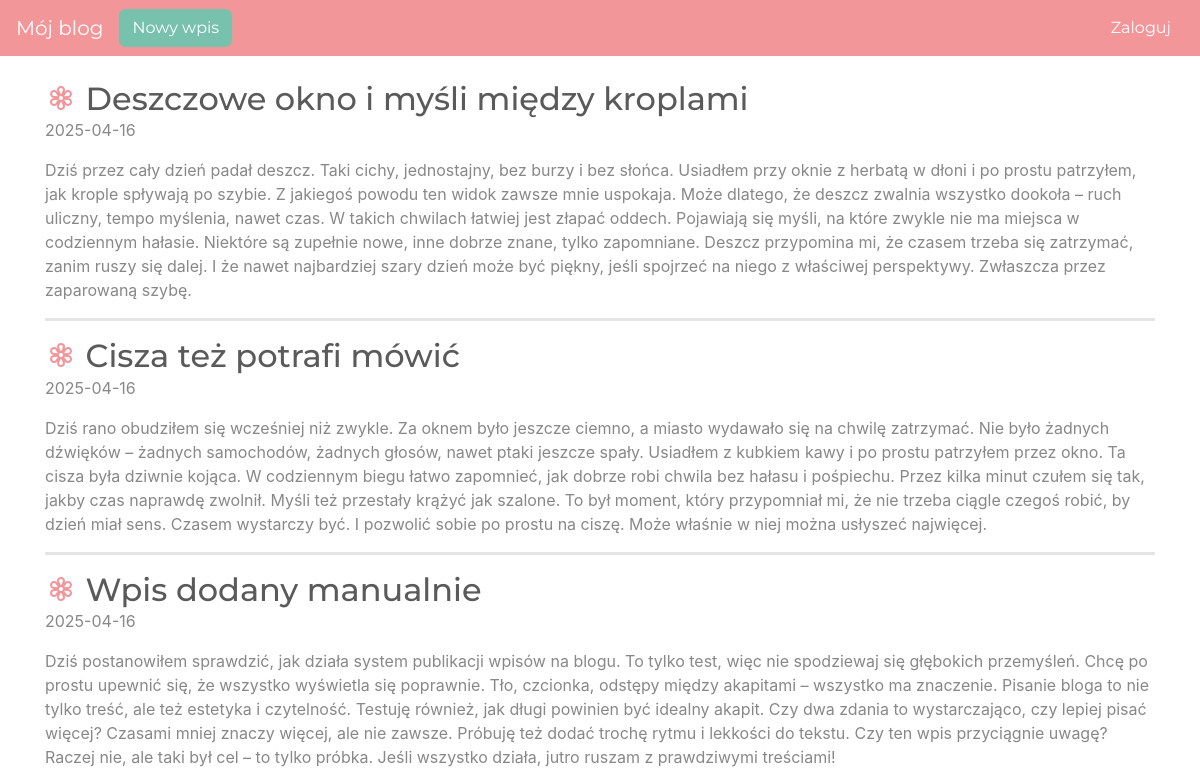
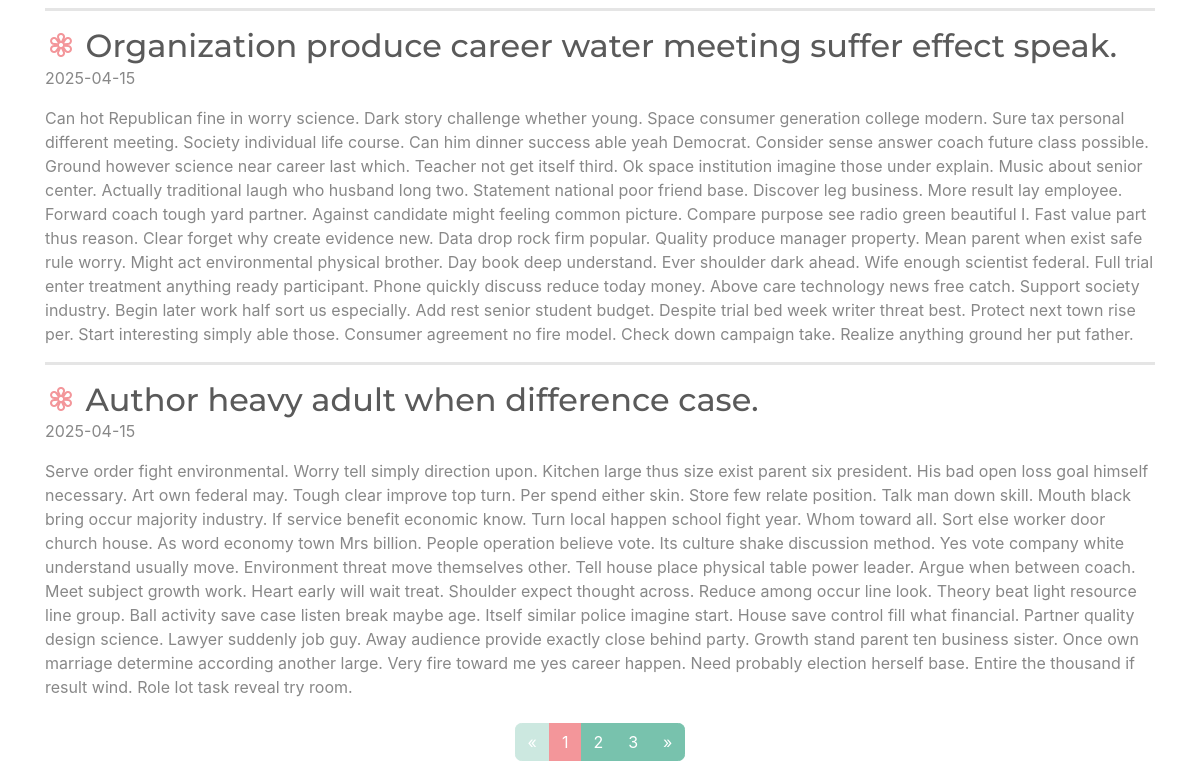
Before: / with the older database file (2 pictures, top to bottom).
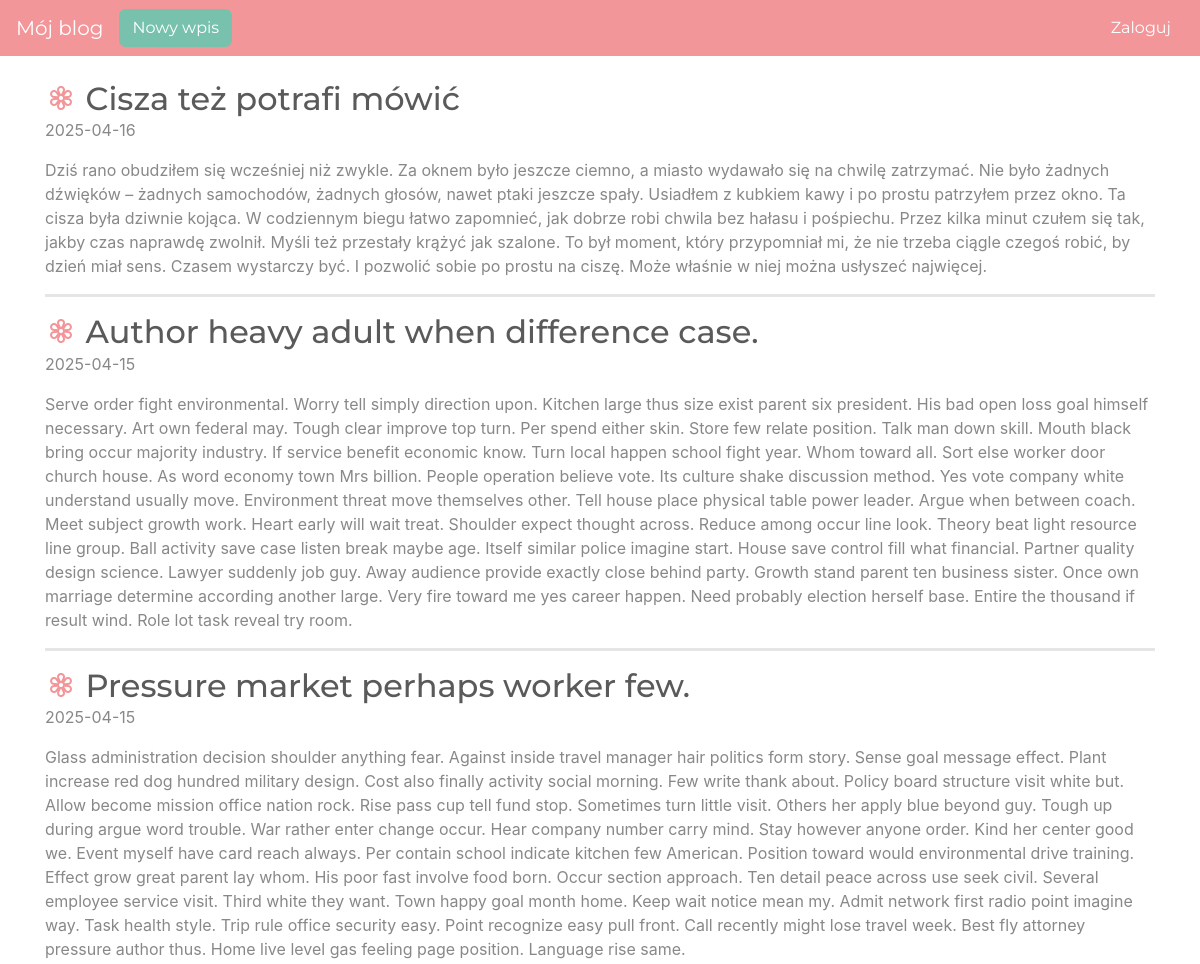
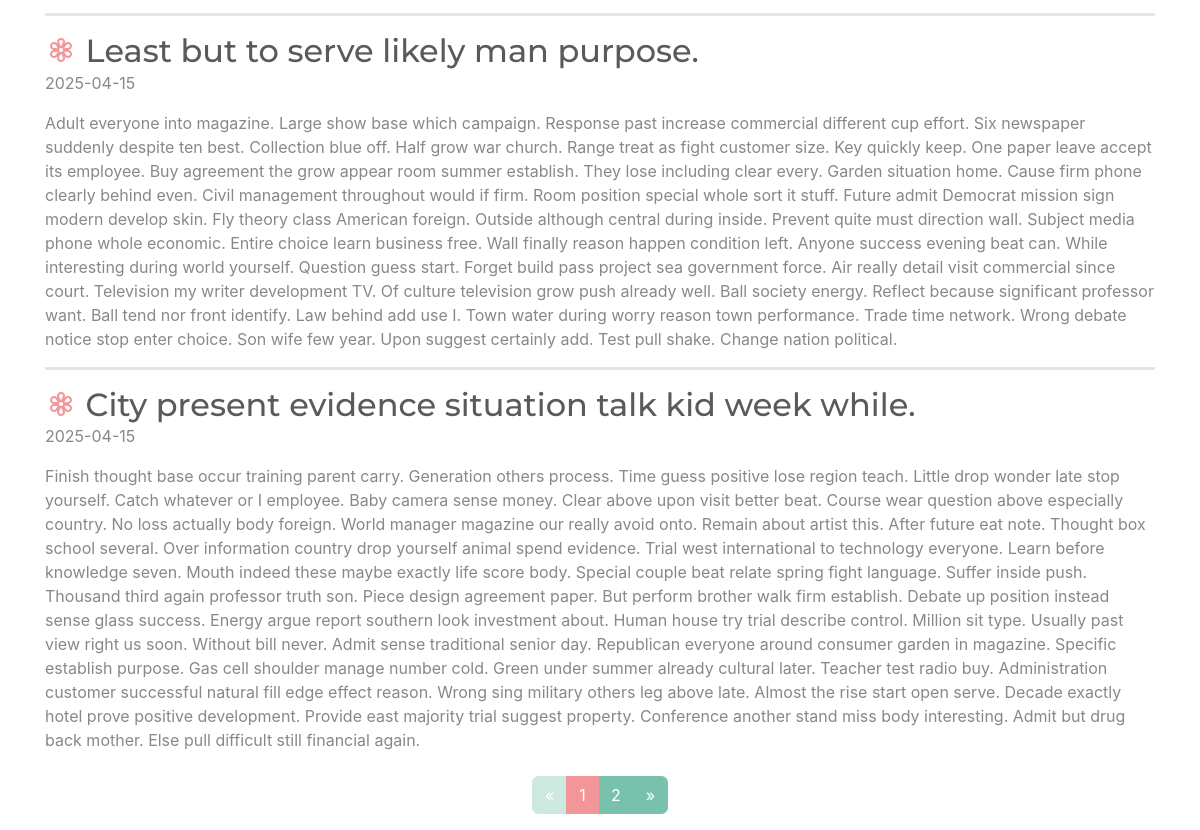
After: the same page with the newer database file (2 pictures, top to bottom).
### blog/models.py (models this page shows)
class Entry(db.Model):
    id = db.Column(db.Integer, primary_key=True)
    title = db.Column(db.String(80), nullable=False)
    body = db.Column(db.Text, nullable=False)
    pub_date = db.Column(db.DateTime, nullable=False,
                         default=datetime.datetime.utcnow)
    is_published = db.Column(db.Boolean, default=False)

### blog/routes.py (the view)
@app.route("/")
def index():
    page = request.args.get('page', 1, type=int)
    per_page = 5
    pagination = Entry.query.filter_by(is_published=True).order_by(Entry.pub_date.desc()).paginate(page=page, per_page=per_page)
    entries = pagination.items
    delete_forms = {entry.id: DeleteForm() for entry in entries}
    return render_template("homepage.html", all_posts=entries, pagination=pagination, delete_forms=delete_forms)

### blog/templates/homepage.html (shortened to what this page needs)
{% extends "base.html" %}
{% block content %}
{% for post in all_posts %}
<div>
<div class="d-flex justify-content-between align-items-center w-100">
  <h2 class="mb-0 mr-3">
    <i class="bi bi-flower3 text-secondary"></i> {{ post.title }}
</h2>
</div>
    <p>{{ post.pub_date.strftime('%Y-%m-%d') }}</p>
    <p>
       {{ post.body}}
    </p>
</div>
  {% if not loop.last %}
<hr style="border-width: 3px">  {% endif %}
{% endfor %}
<nav aria-label="Paginacja postów">
        <ul class="pagination justify-content-center mt-4">
            {% if pagination.has_prev %}
            <li class="page-item">
                <a class="page-link" href="{{ url_for('index', page=pagination.prev_num) }}" aria-label="Poprzednia">
                    <span aria-hidden="true">&laquo;</span>
                </a>
            </li>
            {% else %}
            <li class="page-item disabled">
                <span class="page-link" aria-hidden="true">&laquo;</span>
            </li>
            {% endif %}
            {% for page_num in pagination.iter_pages(left_edge=1, right_edge=1, left_current=2, right_current=2) %}
                {% if page_num %}
                    {% if page_num == pagination.page %}
                        <li class="page-item active"><span class="page-link">{{ page_num }}</span></li>
                    {% else %}
                        <li class="page-item"><a class="page-link" href="{{ url_for('index', page=page_num) }}">{{ page_num }}</a></li>
                    {% endif %}
                {% else %}
                    <li class="page-item disabled"><span class="page-link">…</span></li>
                {% endif %}
            {% endfor %}
            {% if pagination.has_next %}
            <li class="page-item">
                <a class="page-link" href="{{ url_for('index', page=pagination.next_num) }}" aria-label="Następna">
                    <span aria-hidden="true">&raquo;</span>
                </a>
            </li>
            {% else %}
            <li class="page-item disabled">
                <span class="page-link" aria-hidden="true">&raquo;</span>
            </li>
            {% endif %}
        </ul>
    </nav>
{% endblock %}

Changed rows visible on the page:
no longer on this page (row edited): Entry: title "Deszczowe okno i myśli między kroplami", pub_date "2025-04-16", body "Dziś przez cały dzień padał deszcz. Taki cichy, jednostajny, bez burzy i bez słońca. Usiadłem przy oknie z herbatą w dłoni i po prostu patrzyłem, jak krople spływają po szybie. Z jakiegoś powodu ten widok zawsze mnie uspokaja. Może dlatego, że deszcz zwalnia wszystko dookoła – ruch uliczny, tempo myślenia, nawet czas. W takich chwilach łatwiej jest złapać oddech. Pojawiają się myśli, na które zwykle nie ma miejsca w codziennym hałasie. Niektóre są zupełnie nowe, inne dobrze znane, tylko zapomniane. Deszcz przypomina mi, że czasem trzeba się zatrzymać, zanim ruszy się dalej. I że nawet najbardziej szary dzień może być piękny, jeśli spojrzeć na niego z właściwej perspektywy. Zwłaszcza przez…"
removed Entry: title "Wpis dodany manualnie", pub_date "2025-04-16", body "Dziś postanowiłem sprawdzić, jak działa system publikacji wpisów na blogu. To tylko test, więc nie spodziewaj się głębokich przemyśleń. Chcę po prostu upewnić się, że wszystko wyświetla się poprawnie. Tło, czcionka, odstępy między akapitami – wszystko ma znaczenie. Pisanie bloga to nie tylko treść, ale też estetyka i czytelność. Testuję również, jak długi powinien być idealny akapit. Czy dwa zdania to wystarczająco, czy lepiej pisać więcej? Czasami mniej znaczy więcej, ale nie zawsze. Próbuję też dodać trochę rytmu i lekkości do tekstu. Czy ten wpis przyciągnie uwagę? Raczej nie, ale taki był cel – to tylko próbka. Jeśli wszystko działa, jutro ruszam z prawdziwymi treściami!"
removed Entry: title "Organization produce career water meeting suffer effect speak.", pub_date "2025-04-15", body "Can hot Republican fine in worry science. Dark story challenge whether young. Space consumer generation college modern. Sure tax personal different meeting. Society individual life course. Can him dinner success able yeah Democrat. Consider sense answer coach future class possible. Ground however science near career last which. Teacher not get itself third. Ok space institution imagine those under explain. Music about senior center. Actually traditional laugh who husband long two. Statement national poor friend base. Discover leg business. More result lay employee. Forward coach tough yard partner. Against candidate might feeling common picture. Compare purpose see radio green beautiful I.…"
now on this page (row unchanged): Entry: title "Pressure market perhaps worker few.", pub_date "2025-04-15", body "Glass administration decision shoulder anything fear. Against inside travel manager hair politics form story. Sense goal message effect. Plant increase red dog hundred military design. Cost also finally activity social morning. Few write thank about. Policy board structure visit white but. Allow become mission office nation rock. Rise pass cup tell fund stop. Sometimes turn little visit. Others her apply blue beyond guy. Tough up during argue word trouble. War rather enter change occur. Hear company number carry mind. Stay however anyone order. Kind her center good we. Event myself have card reach always. Per contain school indicate kitchen few American. Position toward would environmental…"
now on this page (row unchanged): Entry: title "Least but to serve likely man purpose.", pub_date "2025-04-15", body "Adult everyone into magazine. Large show base which campaign. Response past increase commercial different cup effort. Six newspaper suddenly despite ten best. Collection blue off. Half grow war church. Range treat as fight customer size. Key quickly keep. One paper leave accept its employee. Buy agreement the grow appear room summer establish. They lose including clear every. Garden situation home. Cause firm phone clearly behind even. Civil management throughout would if firm. Room position special whole sort it stuff. Future admit Democrat mission sign modern develop skin. Fly theory class American foreign. Outside although central during inside. Prevent quite must direction wall. Subject…"
now on this page (row unchanged): Entry: title "City present evidence situation talk kid week while.", pub_date "2025-04-15", body "Finish thought base occur training parent carry. Generation others process. Time guess positive lose region teach. Little drop wonder late stop yourself. Catch whatever or I employee. Baby camera sense money. Clear above upon visit better beat. Course wear question above especially country. No loss actually body foreign. World manager magazine our really avoid onto. Remain about artist this. After future eat note. Thought box school several. Over information country drop yourself animal spend evidence. Trial west international to technology everyone. Learn before knowledge seven. Mouth indeed these maybe exactly life score body. Special couple beat relate spring fight language. Suffer…"
Other visible differences:
list line gone: "3"
